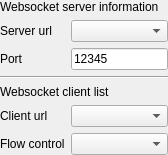
<?xml version="1.0" encoding="UTF-8"?>
<ui version="4.0">
 <class>SAKWebSocketServerDeviceController</class>
 <widget class="QWidget" name="SAKWebSocketServerDeviceController">
  <property name="geometry">
   <rect>
    <x>0</x>
    <y>0</y>
    <width>168</width>
    <height>151</height>
   </rect>
  </property>
  <property name="windowTitle">
   <string>Form</string>
  </property>
  <layout class="QGridLayout" name="gridLayout">
   <property name="leftMargin">
    <number>0</number>
   </property>
   <property name="topMargin">
    <number>0</number>
   </property>
   <property name="rightMargin">
    <number>0</number>
   </property>
   <property name="bottomMargin">
    <number>0</number>
   </property>
   <item row="5" column="1">
    <widget class="QComboBox" name="clientHostComboBox"/>
   </item>
   <item row="2" column="1">
    <widget class="QLineEdit" name="serverPortLineEdit">
     <property name="text">
      <string notr="true">12345</string>
     </property>
    </widget>
   </item>
   <item row="0" column="0" colspan="2">
    <widget class="QLabel" name="label_5">
     <property name="text">
      <string>Websocket server information</string>
     </property>
    </widget>
   </item>
   <item row="4" column="0" colspan="2">
    <widget class="QLabel" name="label_6">
     <property name="text">
      <string>Websocket client list</string>
     </property>
    </widget>
   </item>
   <item row="3" column="0" colspan="2">
    <widget class="Line" name="line">
     <property name="orientation">
      <enum>Qt::Horizontal</enum>
     </property>
    </widget>
   </item>
   <item row="5" column="0">
    <widget class="QLabel" name="label">
     <property name="text">
      <string>Client url</string>
     </property>
    </widget>
   </item>
   <item row="1" column="1">
    <widget class="QComboBox" name="serverhostComboBox"/>
   </item>
   <item row="1" column="0">
    <widget class="QLabel" name="label_3">
     <property name="text">
      <string>Server url</string>
     </property>
    </widget>
   </item>
   <item row="2" column="0">
    <widget class="QLabel" name="label_4">
     <property name="text">
      <string>Port</string>
     </property>
    </widget>
   </item>
   <item row="6" column="0">
    <widget class="QLabel" name="label_2">
     <property name="text">
      <string>Flow control</string>
     </property>
    </widget>
   </item>
   <item row="6" column="1">
    <widget class="QComboBox" name="sendingTypeComboBox"/>
   </item>
  </layout>
 </widget>
 <resources/>
 <connections/>
</ui>
